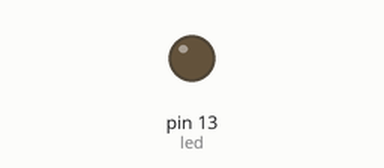
Simulated run of this sketch. Board: Arduino Uno, built with avr-gcc and run on an emulated ATmega328P. On the bench: output pins drawn as LEDs (lit = HIGH).

Above: at 2.5 s.
At 7.5 s:
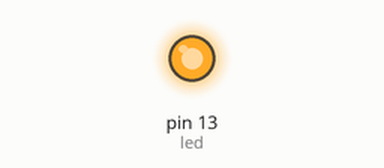
Timing chart, 0 to 13.0 s (numbered marks = the images above):
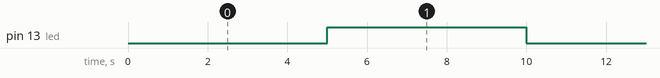

The sketch:

Bai3.ino
```cpp
int led = 13;

// hằng số chỉ khoảng thời gian nháy đèn:
const long TgBlink = 5000;

// Nên dùng biến "unsigned long" cho các biến lưu giữ thời gian
unsigned long TgTruoc = 0;

void setup() {
  // put your setup code here, to run once:
  pinMode(led, OUTPUT);
}
int ledState;
void loop() {
  // put your main code here, to run repeatedly:
  unsigned long TgHienTai = millis();

  if(TgHienTai - TgTruoc >= TgBlink){
    TgTruoc = TgHienTai;
    if (ledState == 0) {
      ledState = 1;
    } else {
      ledState = 0;
    };

    digitalWrite(led, ledState);
  }
}
```

Measured:
- by itself, pin 13 (led): alternates HIGH for 5.0 s and LOW for 5.0 s
